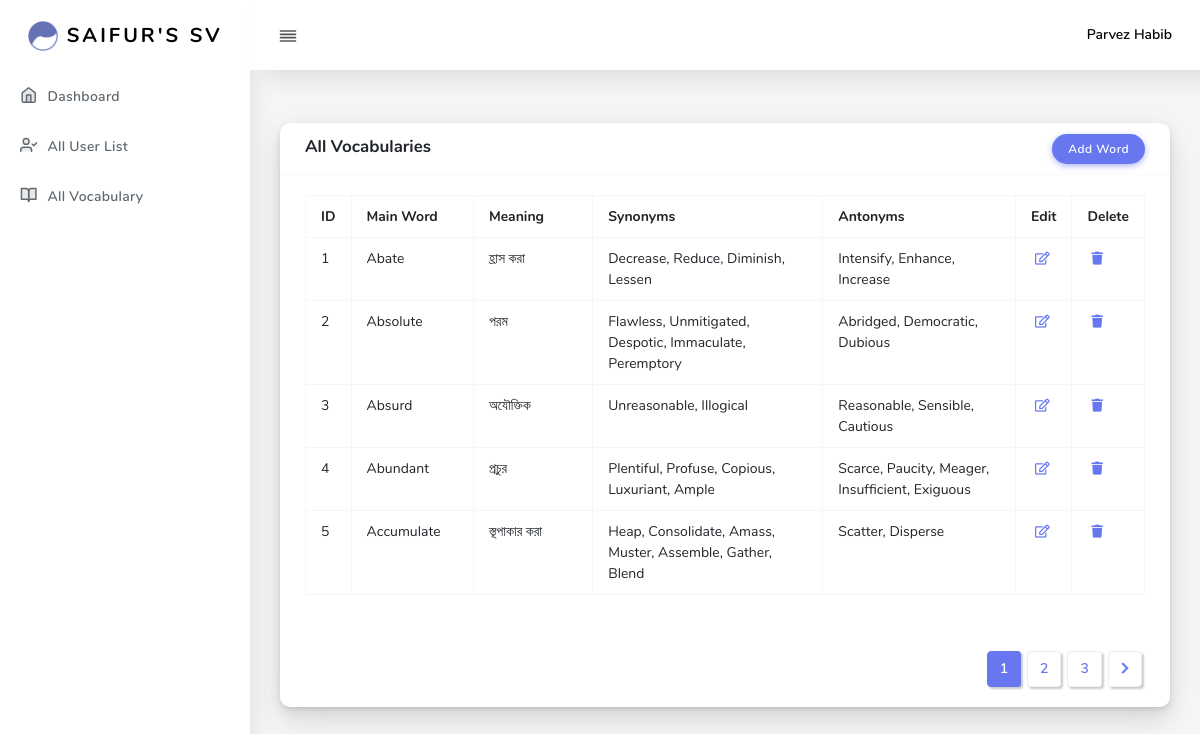
The app's page /admin/words.php (signed in) with its own data.
### tables this page shows
CREATE TABLE `words` (
  `wId` int(11) NOT NULL,
  `word` varchar(256) NOT NULL,
  `meaning` varchar(256) NOT NULL,
  `synonym` varchar(256) NOT NULL,
  `antonym` varchar(256) NOT NULL,
  `user` int(11) NOT NULL
);

### admin/words.php (the view, shortened to what this page needs)
<?php
include"layouts/header.php";
include"layouts/sidebar.php";
include"../inc/db.php";
?>
<div class="main-content">
  <section class="section">
    <div class="row ">
      <div class="col-12 col-md-12 col-lg-12">
        <div class="card">
          <div class="card-header">
            <div class="heading">
              <h4>All Vocabularies</h4>
            </div>
            <div class="button">
              <a href="add-word.php" class="btn btn-primary">Add Word</a>
            </div>
          </div>
          <div class="card-body">
            <div class="table-responsive">
              <table class="table table-bordered table-md">
                <tbody>
                  <tr>
                    <th style="width: 5%">ID</th>
                    <th style="width: 15%">Main Word</th>
                    <th style="width: 15%">Meaning</th>
                    <th style="width: 30%">Synonyms</th>
                    <th style="width: 25%">Antonyms</th>
                    <th style="width: 5%">Edit</th>
                    <th style="width: 5%">Delete</th>
                  </tr>
              <?php
                $limit = 5;
                if (isset($_GET['page'])) {
                  $page = $_GET['page'];
                }else{
                  $page = 1;
                }
                $offset = ($page-1)*$limit;
                if ($_SESSION['role']==4) {
                  $readWord = "SELECT * FROM words WHERE user = {$_SESSION['userId']} ORDER BY wId ASC LIMIT {$offset},{$limit}";
                }else{
                  $readWord = "SELECT * FROM words ORDER BY wId ASC LIMIT {$offset},{$limit}";
                }
                $readWordResult = mysqli_query($conn,$readWord) or die("Read Words For loggedin User Query Failed - Check words.php in Admin");
                if (mysqli_num_rows($readWordResult)>0) {
                  $serial = $offset+1;
                  while ($word = mysqli_fetch_assoc($readWordResult)) {?>
                  <tr>
                    <td><?php echo $serial; ?></td>
                    <td><?php echo $word['word']; ?></td>
                    <td><?php echo $word['meaning']; ?></td>
                    <td><?php echo $word['synonym']; ?></td>
                    <td><?php echo $word['antonym']; ?></td>
                    <td>
                      <a href="update-word.php?edit=<?php echo $word['wId']; ?>"><i class="far fa-edit"></i></a>
                    </td>
                    <td>
                      <a href="delete-word.php?delete=<?php echo $word['wId']; ?>"><i class="fas fa-trash"></i></a>
                    </td>
                  </tr>
                  <?php
                   $serial++;
                  }
                }
              ?>
              </tbody>
            </table>
            </div>
          </div>
          <div class="card-footer text-right">
            <nav class="d-inline-block">
              <?php
                if ($_SESSION['role'] == 5) {
                  $paginationQuery = "SELECT * FROM words";
                }elseif($_SESSION['role'] == 4){
                  $paginationQuery = "SELECT * FROM words WHERE user = {$_SESSION['userId']}";
                }
                $paginationQResult = mysqli_query($conn,$paginationQuery);
                if (mysqli_num_rows($paginationQResult)>5) {
                  $totalRecords = mysqli_num_rows($paginationQResult);
                  $totalPage = ceil($totalRecords/$limit);
                  echo '<ul class="pagination mb-0">';
                  if ($page>1) {?>
                  <?php }
                  for ($i=1; $i <= $totalPage ; $i++) {
                    if ($i==$page) {?>
                        <li class="page-item active">
                          <a class="page-link" href="words.php?page=<?php echo $i; ?>"><?php echo $i; ?></a>
                        </li>
                    <?php }else{?>
                      <li class="page-item">
                        <a class="page-link" href="words.php?page=<?php echo $i; ?>"><?php echo $i; ?></a>
                      </li>
                    <?php }
                  }
                  if ($totalPage > $page) {?>
                    <li class="page-item">
                      <a class="page-link" href="words.php?page=<?php echo $page+1; ?>">
                        <i class="fas fa-chevron-right"></i>
                      </a>
                    </li>
                  <?php }
                  echo '</ul>';
                }
              ?>
            </nav>
          </div>
        </div>
      </div>
    </div>
  </section>
</div>
<?php include"layouts/footer.php"; ?>

### records on screen
words: word "Abate", meaning "হ্রাস করা", synonym "Decrease, Reduce, Diminish, Lessen", antonym "Intensify, Enhance, Increase"
words: word "Absolute", meaning "পরম", synonym "Flawless, Unmitigated, Despotic, Immaculate, Peremptory", antonym "Abridged, Democratic, Dubious"
words: word "Absurd", meaning "অযৌক্তিক", synonym "Unreasonable, Illogical", antonym "Reasonable, Sensible, Cautious"
words: word "Abundant", meaning "প্রচুর", synonym "Plentiful, Profuse, Copious, Luxuriant, Ample", antonym "Scarce, Paucity, Meager, Insufficient, Exiguous"
words: word "Accumulate", meaning "স্তূপাকার করা", synonym "Heap, Consolidate, Amass, Muster, Assemble, Gather, Blend", antonym "Scatter, Disperse"

### other values on screen
$_SESSION['name'] "Parvez Habib"
